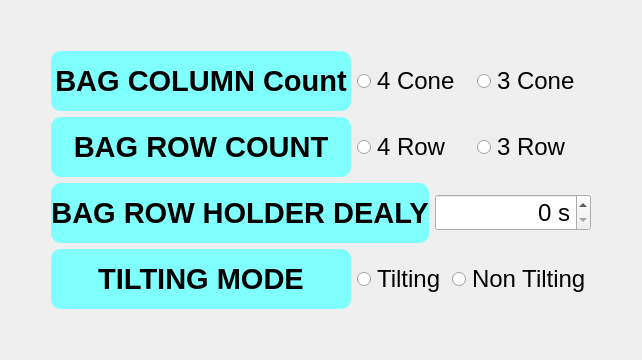
        <widget class="QWidget" name="tab_3">
         <attribute name="title">
          <string>Page</string>
         </attribute>
         <layout class="QGridLayout" name="gridLayout_8">
          <item row="0" column="0">
           <layout class="QVBoxLayout" name="verticalLayout_4">
            <item>
             <spacer name="verticalSpacer_3">
              <property name="orientation">
               <enum>Qt::Vertical</enum>
              </property>
              <property name="sizeHint" stdset="0">
               <size>
                <width>20</width>
                <height>40</height>
               </size>
              </property>
             </spacer>
            </item>
            <item>
             <layout class="QHBoxLayout" name="horizontalLayout_14">
              <item>
               <spacer name="horizontalSpacer_7">
                <property name="orientation">
                 <enum>Qt::Horizontal</enum>
                </property>
                <property name="sizeType">
                 <enum>QSizePolicy::Preferred</enum>
                </property>
                <property name="sizeHint" stdset="0">
                 <size>
                  <width>40</width>
                  <height>20</height>
                 </size>
                </property>
               </spacer>
              </item>
              <item>
               <layout class="QVBoxLayout" name="verticalLayout_5">
                <item>
                 <layout class="QHBoxLayout" name="horizontalLayout_15">
                  <item>
                   <widget class="QLabel" name="label_12">
                    <property name="minimumSize">
                     <size>
                      <width>300</width>
                      <height>60</height>
                     </size>
                    </property>
                    <property name="maximumSize">
                     <size>
                      <width>600</width>
                      <height>60</height>
                     </size>
                    </property>
                    <property name="font">
                     <font>
                      <family>Ubuntu</family>
                      <pointsize>22</pointsize>
                      <weight>75</weight>
                      <bold>true</bold>
                     </font>
                    </property>
                    <property name="styleSheet">
                     <string notr="true">background-color: rgb(128, 255, 255);border-radius: 10px;</string>
                    </property>
                    <property name="frameShape">
                     <enum>QFrame::NoFrame</enum>
                    </property>
                    <property name="text">
                     <string>BAG COLUMN Count</string>
                    </property>
                    <property name="alignment">
                     <set>Qt::AlignCenter</set>
                    </property>
                   </widget>
                  </item>
                  <item>
                   <layout class="QHBoxLayout" name="horizontalLayout_16">
                    <item>
                     <widget class="QRadioButton" name="radioButton_8">
                      <property name="font">
                       <font>
                        <pointsize>18</pointsize>
                       </font>
                      </property>
                      <property name="text">
                       <string>4 Cone</string>
                      </property>
                      <attribute name="buttonGroup">
                       <string notr="true">buttonGroup_2</string>
                      </attribute>
                     </widget>
                    </item>
                    <item>
                     <widget class="QRadioButton" name="radioButton_9">
                      <property name="font">
                       <font>
                        <pointsize>18</pointsize>
                       </font>
                      </property>
                      <property name="text">
                       <string>3 Cone</string>
                      </property>
                      <attribute name="buttonGroup">
                       <string notr="true">buttonGroup_2</string>
                      </attribute>
                     </widget>
                    </item>
                   </layout>
                  </item>
                 </layout>
                </item>
                <item>
                 <layout class="QHBoxLayout" name="horizontalLayout_17">
                  <item>
                   <widget class="QLabel" name="label_16">
                    <property name="minimumSize">
                     <size>
                      <width>300</width>
                      <height>60</height>
                     </size>
                    </property>
                    <property name="maximumSize">
                     <size>
                      <width>600</width>
                      <height>60</height>
                     </size>
                    </property>
                    <property name="font">
                     <font>
                      <family>Ubuntu</family>
                      <pointsize>22</pointsize>
                      <weight>75</weight>
                      <bold>true</bold>
                     </font>
                    </property>
                    <property name="styleSheet">
                     <string notr="true">background-color: rgb(128, 255, 255);border-radius: 10px;</string>
                    </property>
                    <property name="frameShape">
                     <enum>QFrame::NoFrame</enum>
                    </property>
                    <property name="text">
                     <string>BAG ROW COUNT</string>
                    </property>
                    <property name="alignment">
                     <set>Qt::AlignCenter</set>
                    </property>
                   </widget>
                  </item>
                  <item>
                   <layout class="QHBoxLayout" name="horizontalLayout_18">
                    <item>
                     <widget class="QRadioButton" name="radioButton_10">
                      <property name="font">
                       <font>
                        <pointsize>18</pointsize>
                       </font>
                      </property>
                      <property name="text">
                       <string>4 Row</string>
                      </property>
                      <attribute name="buttonGroup">
                       <string notr="true">buttonGroup_3</string>
                      </attribute>
                     </widget>
                    </item>
                    <item>
                     <widget class="QRadioButton" name="radioButton_11">
                      <property name="font">
                       <font>
                        <pointsize>18</pointsize>
                       </font>
                      </property>
                      <property name="text">
                       <string>3 Row</string>
                      </property>
                      <attribute name="buttonGroup">
                       <string notr="true">buttonGroup_3</string>
                      </attribute>
                     </widget>
                    </item>
                   </layout>
                  </item>
                 </layout>
                </item>
                <item>
                 <layout class="QHBoxLayout" name="horizontalLayout_19">
                  <item>
                   <widget class="QLabel" name="label_18">
                    <property name="minimumSize">
                     <size>
                      <width>300</width>
                      <height>60</height>
                     </size>
                    </property>
                    <property name="maximumSize">
                     <size>
                      <width>600</width>
                      <height>60</height>
                     </size>
                    </property>
                    <property name="font">
                     <font>
                      <family>Ubuntu</family>
                      <pointsize>22</pointsize>
                      <weight>75</weight>
                      <bold>true</bold>
                     </font>
                    </property>
                    <property name="styleSheet">
                     <string notr="true">background-color: rgb(128, 255, 255);border-radius: 10px;</string>
                    </property>
                    <property name="frameShape">
                     <enum>QFrame::NoFrame</enum>
                    </property>
                    <property name="text">
                     <string>BAG ROW HOLDER DEALY</string>
                    </property>
                    <property name="alignment">
                     <set>Qt::AlignCenter</set>
                    </property>
                   </widget>
                  </item>
                  <item>
                   <widget class="QSpinBox" name="spinBox_2">
                    <property name="font">
                     <font>
                      <pointsize>18</pointsize>
                     </font>
                    </property>
                    <property name="alignment">
                     <set>Qt::AlignRight|Qt::AlignTrailing|Qt::AlignVCenter</set>
                    </property>
                    <property name="suffix">
                     <string> s</string>
                    </property>
                    <property name="maximum">
                     <number>800</number>
                    </property>
                    <property name="singleStep">
                     <number>10</number>
                    </property>
                   </widget>
                  </item>
                 </layout>
                </item>
                <item>
                 <layout class="QHBoxLayout" name="horizontalLayout_20"/>
                </item>
                <item>
                 <layout class="QHBoxLayout" name="horizontalLayout_21">
                  <item>
                   <widget class="QLabel" name="label_19">
                    <property name="minimumSize">
                     <size>
                      <width>300</width>
                      <height>60</height>
                     </size>
                    </property>
                    <property name="maximumSize">
                     <size>
                      <width>600</width>
                      <height>60</height>
                     </size>
                    </property>
                    <property name="font">
                     <font>
                      <family>Ubuntu</family>
                      <pointsize>22</pointsize>
                      <weight>75</weight>
                      <bold>true</bold>
                     </font>
                    </property>
                    <property name="styleSheet">
                     <string notr="true">background-color: rgb(128, 255, 255);border-radius: 10px;</string>
                    </property>
                    <property name="frameShape">
                     <enum>QFrame::NoFrame</enum>
                    </property>
                    <property name="text">
                     <string>TILTING MODE</string>
                    </property>
                    <property name="alignment">
                     <set>Qt::AlignCenter</set>
                    </property>
                   </widget>
                  </item>
                  <item>
                   <layout class="QHBoxLayout" name="horizontalLayout_22">
                    <item>
                     <widget class="QRadioButton" name="radioButton_13">
                      <property name="font">
                       <font>
                        <pointsize>18</pointsize>
                       </font>
                      </property>
                      <property name="text">
                       <string>Tilting</string>
                      </property>
                      <attribute name="buttonGroup">
                       <string notr="true">buttonGroup_4</string>
                      </attribute>
                     </widget>
                    </item>
                    <item>
                     <widget class="QRadioButton" name="radioButton_14">
                      <property name="font">
                       <font>
                        <pointsize>18</pointsize>
                       </font>
                      </property>
                      <property name="text">
                       <string>Non Tilting</string>
                      </property>
                      <attribute name="buttonGroup">
                       <string notr="true">buttonGroup_4</string>
                      </attribute>
                     </widget>
                    </item>
                   </layout>
                  </item>
                 </layout>
                </item>
               </layout>
              </item>
              <item>
               <spacer name="horizontalSpacer_8">
                <property name="orientation">
                 <enum>Qt::Horizontal</enum>
                </property>
                <property name="sizeType">
                 <enum>QSizePolicy::Preferred</enum>
                </property>
                <property name="sizeHint" stdset="0">
                 <size>
                  <width>40</width>
                  <height>20</height>
                 </size>
                </property>
               </spacer>
              </item>
             </layout>
            </item>
            <item>
             <spacer name="verticalSpacer_4">
              <property name="orientation">
               <enum>Qt::Vertical</enum>
              </property>
              <property name="sizeHint" stdset="0">
               <size>
                <width>20</width>
                <height>40</height>
               </size>
              </property>
             </spacer>
            </item>
           </layout>
          </item>
         </layout>
        </widget>
